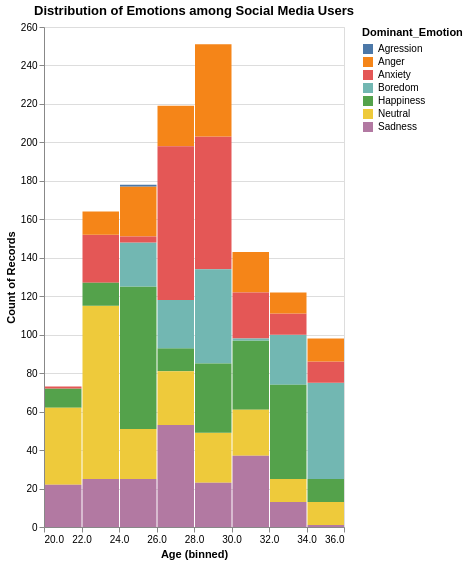

Source (notebook cell):
### Code cell
# Histogram
histogram = alt.Chart(hyp_data_new).mark_bar().encode(
    x = alt.X("Age:Q", bin=True),
    color = alt.Color('Dominant_Emotion'),
    y ='count()'
).properties(height =500,width = 300, title='Distribution of Emotions among Social Media Users')
histogram.mark_bar(tooltip = True)

### Figure 1 — Vega-Lite specification as saved in the notebook (floating-point values rounded to 4 significant figures; data arrays with more than 128 entries replaced by an {"elided": "..."} marker saying what was removed)
{"config": {"view": {"continuousWidth": 400, "continuousHeight": 300}}, "data": {"name": "data-f2704f0c5c2a5262288a5e88a3f6df49"}, "mark": {"type": "bar", "tooltip": true}, "encoding": {"color": {"field": "Dominant_Emotion", "type": "nominal"}, "x": {"bin": true, "field": "Age", "type": "quantitative"}, "y": {"aggregate": "count", "type": "quantitative"}}, "height": 500, "title": "Distribution of Emotions among Social Media Users", "width": 300, "$schema": "https://vega.github.io/schema/vega-lite/v4.17.0.json", "datasets": {"data-f2704f0c5c2a5262288a5e88a3f6df49": {"elided": "1248 records"}}}
